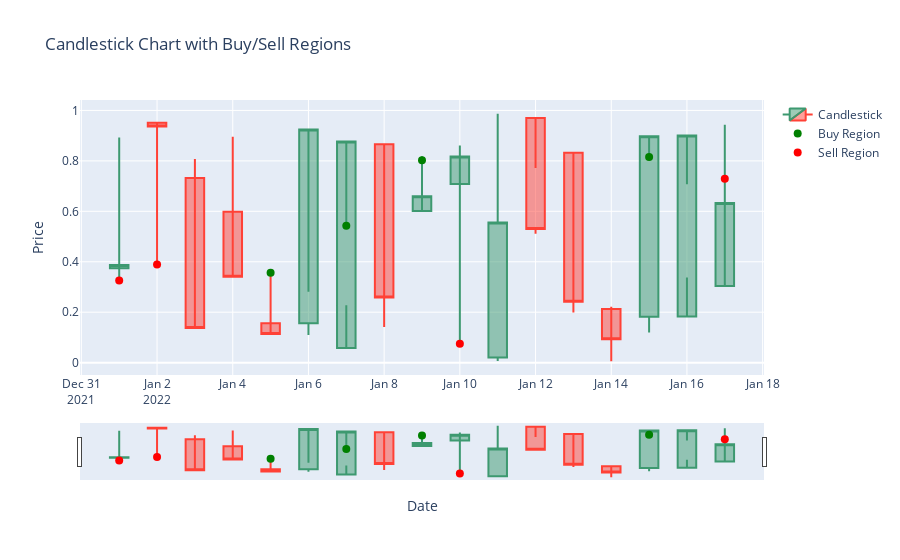

The notebook cell saved with this chart:
### Code cell
import plotly.graph_objects as go
import pandas as pd

# Your DataFrame
data = {
    'Date': ['2022-01-01', '2022-01-02', '2022-01-03', '2022-01-04', '2022-01-05',
             '2022-01-06', '2022-01-07', '2022-01-08', '2022-01-09', '2022-01-10',
             '2022-01-11', '2022-01-12', '2022-01-13', '2022-01-14', '2022-01-15', '2022-01-16', '2022-01-17'],
    'Open': [0.374540, 0.950714, 0.731994, 0.598658, 0.156019, 0.155995, 0.058084, 0.866176, 0.601115, 0.708073, 0.020584, 0.969910, 0.832443, 0.212339, 0.181825, 0.183405, 0.304242],
    'High': [0.325330, 0.388677, 0.271349, 0.828738, 0.356753, 0.280935, 0.542696, 0.140924, 0.802197, 0.074551, 0.986887, 0.772245, 0.198716, 0.005522, 0.815461, 0.706857, 0.729007],
    'Low': [0.892559, 0.539342, 0.807440, 0.896091, 0.318003, 0.110052, 0.227935, 0.427108, 0.818015, 0.860731, 0.006952, 0.510747, 0.417411, 0.222108, 0.119865, 0.337615, 0.942910],
    'Close': [0.386735, 0.936730, 0.137521, 0.341066, 0.113474, 0.924694, 0.877339, 0.257942, 0.659984, 0.817222, 0.555201, 0.529651, 0.241852, 0.093103, 0.897216, 0.900418, 0.633101],
    'Predicted': [2, 2, 0, 0, 1, 0, 1, 0, 1, 2, 0, 0, 0, 0, 1, 0, 2]
}

df = pd.DataFrame(data)
df['Date'] = pd.to_datetime(df['Date'])

# Create candlestick trace
candlestick = go.Candlestick(x=df['Date'],
                             open=df['Open'],
                             high=df['High'],
                             low=df['Low'],
                             close=df['Close'],
                             name='Candlestick')

# Create buy and sell regions
buy_region = go.Scatter(x=df['Date'][df['Predicted'] == 1],
                        y=df['High'][df['Predicted'] == 1],
                        mode='markers',
                        marker=dict(color='green', size=8),
                        name='Buy Region')

sell_region = go.Scatter(x=df['Date'][df['Predicted'] == 2],
                         y=df['High'][df['Predicted'] == 2],
                         mode='markers',
                         marker=dict(color='red', size=8),
                         name='Sell Region')

# Layout
layout = go.Layout(title='Candlestick Chart with Buy/Sell Regions',
                   xaxis=dict(title='Date'),
                   yaxis=dict(title='Price'))

# Create figure
fig = go.Figure(data=[candlestick, buy_region, sell_region], layout=layout)

# Show the plot
fig.show()

### Figure 1 — Plotly figure (JSON) as saved in the notebook; plotly's stock layout.template omitted (floating-point values rounded to 4 significant figures)
{"data": [{"close": [0.3867, 0.9367, 0.1375, 0.3411, 0.1135, 0.9247, 0.8773, 0.2579, 0.66, 0.8172, 0.5552, 0.5297, 0.2419, 0.0931, 0.8972, 0.9004, 0.6331], "high": [0.3253, 0.3887, 0.2713, 0.8287, 0.3568, 0.2809, 0.5427, 0.1409, 0.8022, 0.07455, 0.9869, 0.7722, 0.1987, 0.005522, 0.8155, 0.7069, 0.729], "low": [0.8926, 0.5393, 0.8074, 0.8961, 0.318, 0.1101, 0.2279, 0.4271, 0.818, 0.8607, 0.006952, 0.5107, 0.4174, 0.2221, 0.1199, 0.3376, 0.9429], "name": "Candlestick", "open": [0.3745, 0.9507, 0.732, 0.5987, 0.156, 0.156, 0.05808, 0.8662, 0.6011, 0.7081, 0.02058, 0.9699, 0.8324, 0.2123, 0.1818, 0.1834, 0.3042], "type": "candlestick", "x": ["2022-01-01T00:00:00", "2022-01-02T00:00:00", "2022-01-03T00:00:00", "2022-01-04T00:00:00", "2022-01-05T00:00:00", "2022-01-06T00:00:00", "2022-01-07T00:00:00", "2022-01-08T00:00:00", "2022-01-09T00:00:00", "2022-01-10T00:00:00", "2022-01-11T00:00:00", "2022-01-12T00:00:00", "2022-01-13T00:00:00", "2022-01-14T00:00:00", "2022-01-15T00:00:00", "2022-01-16T00:00:00", "2022-01-17T00:00:00"]}, {"marker": {"color": "green", "size": 8}, "mode": "markers", "name": "Buy Region", "type": "scatter", "x": ["2022-01-05T00:00:00", "2022-01-07T00:00:00", "2022-01-09T00:00:00", "2022-01-15T00:00:00"], "y": [0.3568, 0.5427, 0.8022, 0.8155]}, {"marker": {"color": "red", "size": 8}, "mode": "markers", "name": "Sell Region", "type": "scatter", "x": ["2022-01-01T00:00:00", "2022-01-02T00:00:00", "2022-01-10T00:00:00", "2022-01-17T00:00:00"], "y": [0.3253, 0.3887, 0.07455, 0.729]}], "layout": {"title": {"text": "Candlestick Chart with Buy/Sell Regions"}, "xaxis": {"title": {"text": "Date"}}, "yaxis": {"title": {"text": "Price"}}}}
